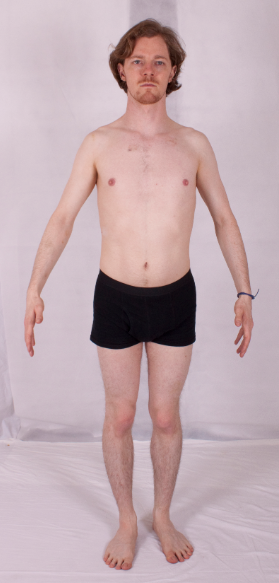
#> input picture Images/Screenshot_1.png, 279 x 583 px
$ python AutoCanny.py
#> lines starting #> are read from the running program, lines starting #| are printed output that depends on the picture; after the words box and inside, x2 and y2 are one past the last pixel; in counts of white or black regions, pixels touching at a corner belong together
import cv2
import numpy as np

testImage = "../../Images/Screenshot_1.png"


def auto_canny(image, sigma=0.33):
    # compute the median of the single channel pixel intensities
    v = np.median(image)
    # apply automatic Canny edge detection using the computed median
    lower = int(max(0, (1.0 - sigma) * v))
    upper = int(min(255, (1.0 + sigma) * v))
    edged = cv2.Canny(image, lower, upper)
    # return the edged image
    return edged


# load the image, convert it to grayscale, and blur it slightly
image = cv2.imread(testImage)
#> image is the input picture: shape (583, 279, 3); mean B, G, R 175.7, 170.6, 193.5
gray = cv2.cvtColor(image, cv2.COLOR_BGR2GRAY)
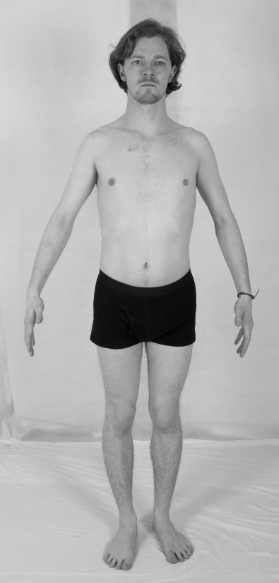
#> gray: shape (583, 279); min 0, max 217, mean 178
blurred = cv2.GaussianBlur(gray, (3, 3), 0)

# apply Canny edge detection using a wide threshold, tight
# threshold, and automatically determined threshold
wide = cv2.Canny(blurred, 10, 200)
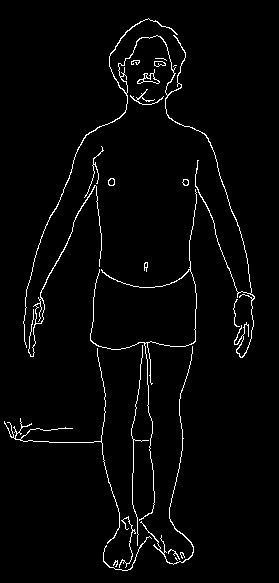
#> wide: shape (583, 279); 2.6% white in thin lines or dots, all inside (x1, y1, x2, y2) = (4, 18, 255, 571)
tight = cv2.Canny(blurred, 225, 250)
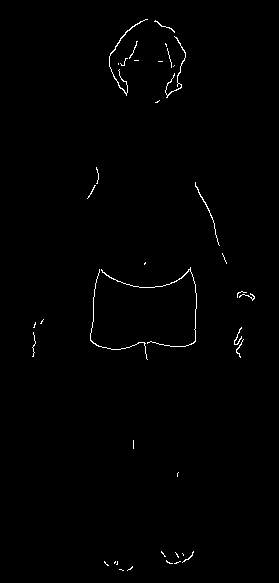
#> tight: shape (583, 279); 0.72% white in thin lines or dots, all inside (x1, y1, x2, y2) = (32, 19, 255, 571)
auto = auto_canny(blurred)
#> in auto_canny, `v = np.median(image)`: v = 191
#> in auto_canny, `lower = int(max(0, (1.0 - sigma) * v))`: lower = 127
#> in auto_canny, `upper = int(min(255, (1.0 + sigma) * v))`: upper = 254
#> in auto_canny, `edged = cv2.Canny(image, lower, upper)`:
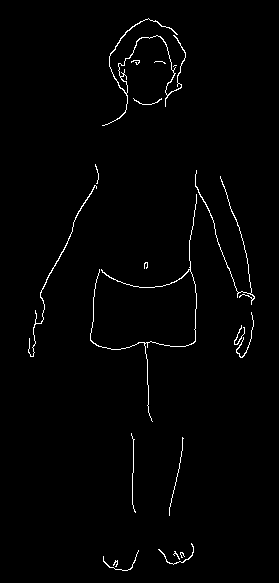
#> edged: shape (583, 279); 1.4% white in thin lines or dots, all inside (x1, y1, x2, y2) = (28, 18, 255, 571)

# show the images
cv2.imshow("Original", image)
cv2.imshow("Edges", np.hstack([wide, tight, auto]))
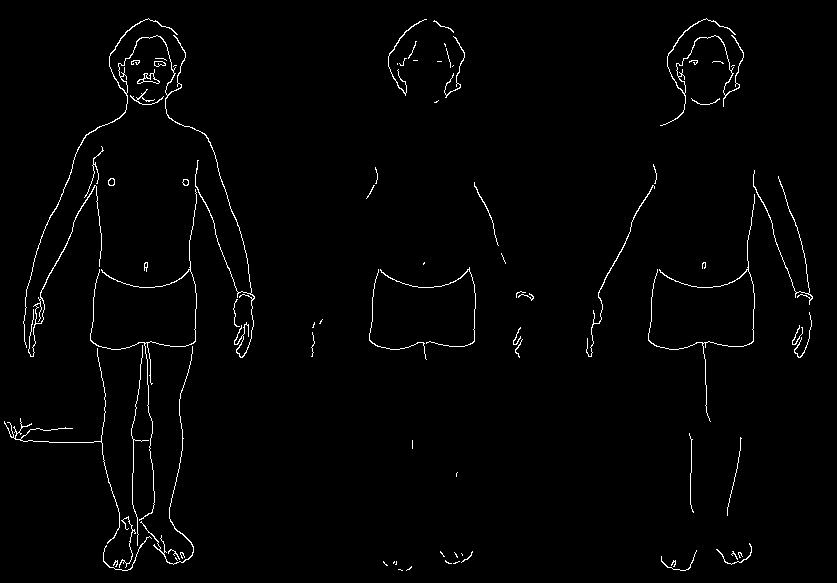
#> window 'Edges': shape (583, 837); 1.6% white in thin lines or dots
cv2.waitKey(0)
